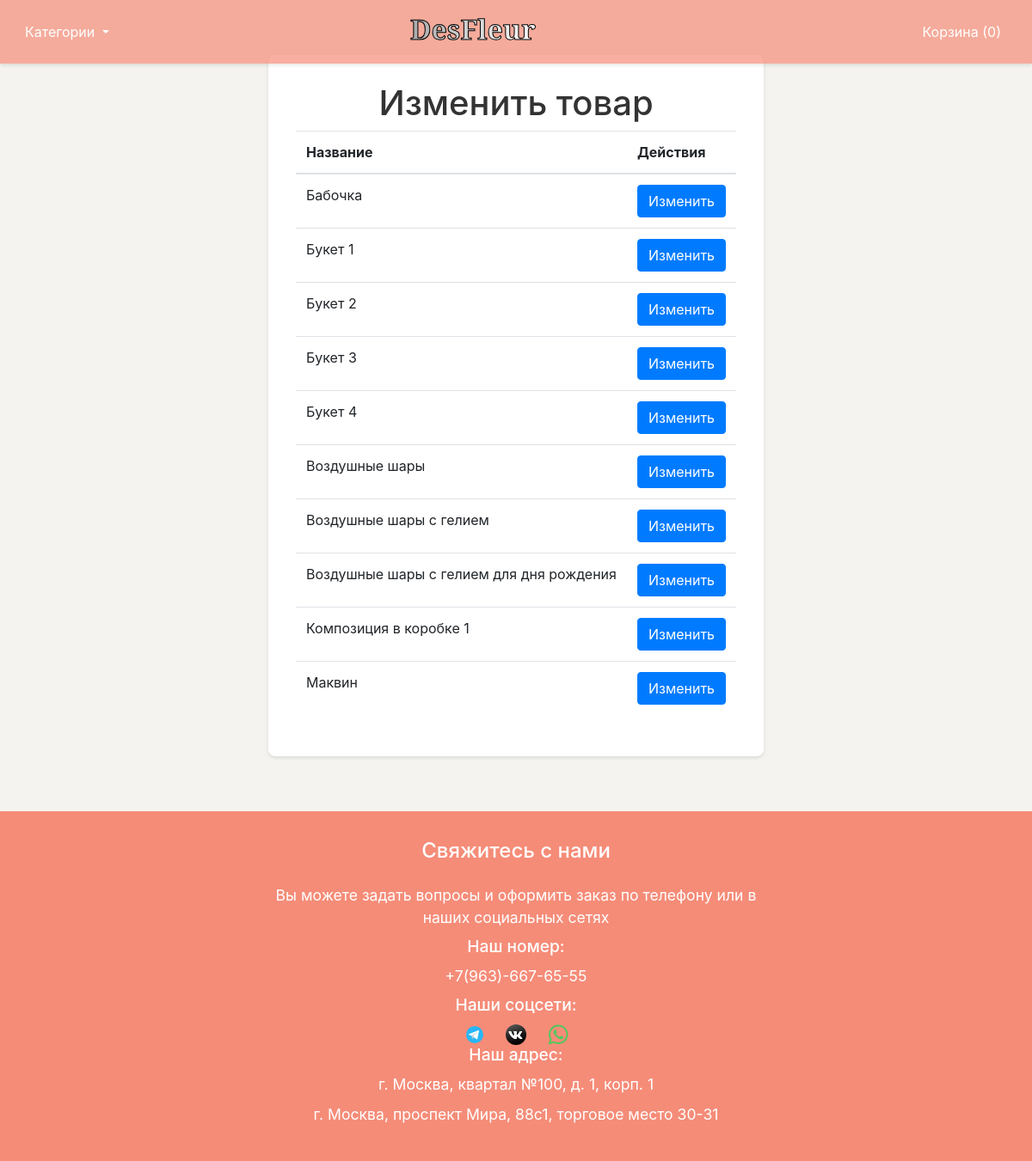
The app's page /edit_flower_list (signed in), older data.
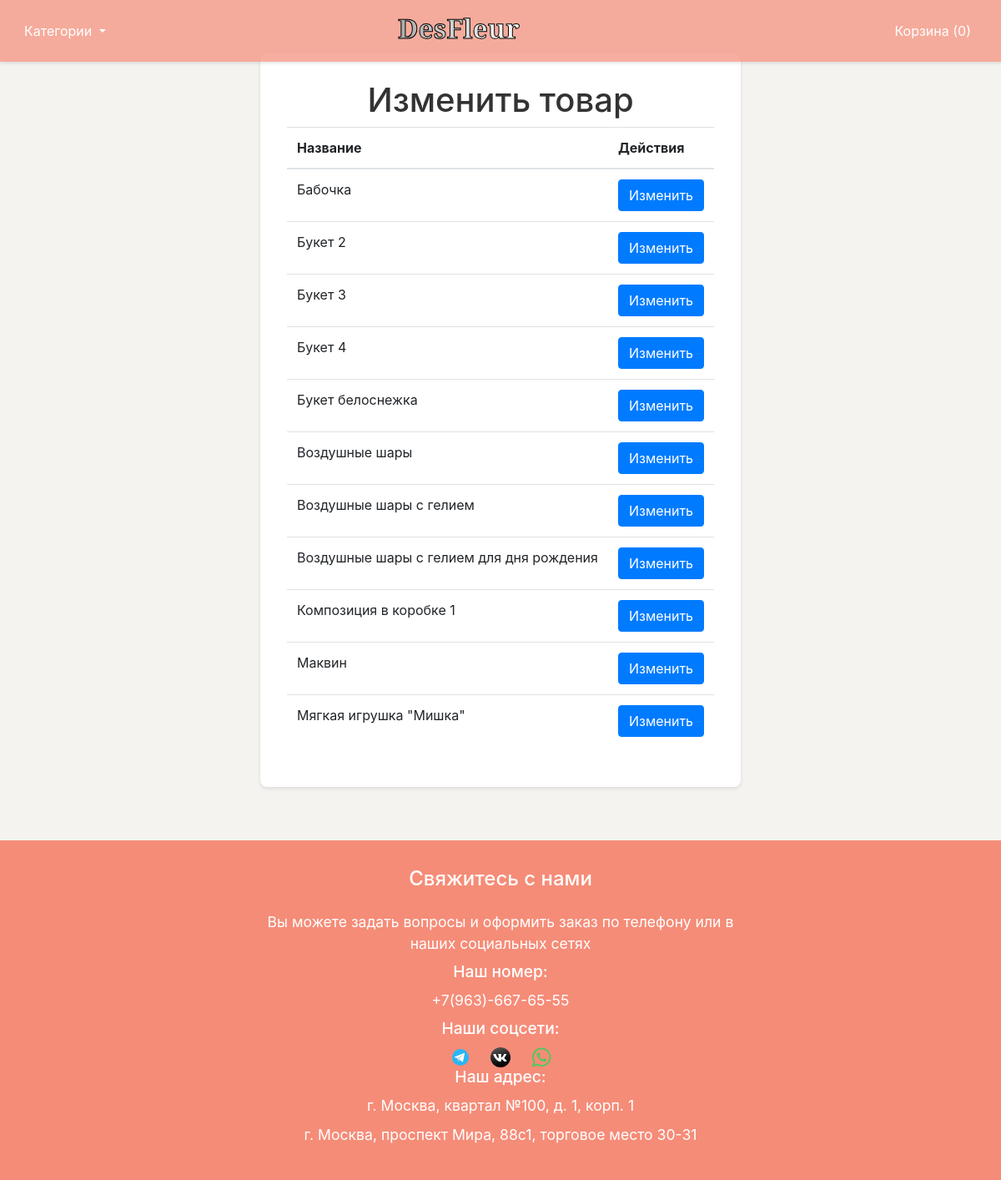
The same page, newer data.
### tables this page shows
CREATE TABLE flowers (id INTEGER PRIMARY KEY AUTOINCREMENT, name TEXT NOT NULL, description TEXT, price INTEGER NOT NULL, image_paths TEXT, category TEXT NOT NULL);

### app.py (the view)
@app.route('/edit_flower_list')
def edit_flower_list():
    if not session.get('admin'):
        return redirect(url_for('admin'))
    flowers = models.get_flowers()
    return render_template('edit_flower_list.html', flowers=flowers)

### models.py (called while the page is built)
def get_flowers():
    conn = sqlite3.connect('flowers.db')
    c = conn.cursor()
    c.execute('SELECT * FROM flowers ORDER BY name')
    flowers = c.fetchall()
    conn.close()
    return flowers

### templates/edit_flower_list.html
{% extends 'base.html' %}
{% block content %}
<div class="add-flower-container">
    <h1>Изменить товар</h1>
    <table class="table">
        <thead>
            <tr>
                <th>Название</th>
                <th>Действия</th>
            </tr>
        </thead>
        <tbody>
            {% for flower in flowers %}
            <tr>
                <td>{{ flower[1] }}</td>
                <td>
                    <a href="{{ url_for('edit_flower', flower_id=flower[0]) }}" class="btn btn-primary">Изменить</a>
                </td>
            </tr>
            {% endfor %}
        </tbody>
    </table>
</div>
{% endblock %}

Row changes from the older to the newer data that the page shows:
changed flowers: name "Букет 1" → "Букет белоснежка"; moves down the list
added flowers: name "Мягкая игрушка \"Мишка\""
